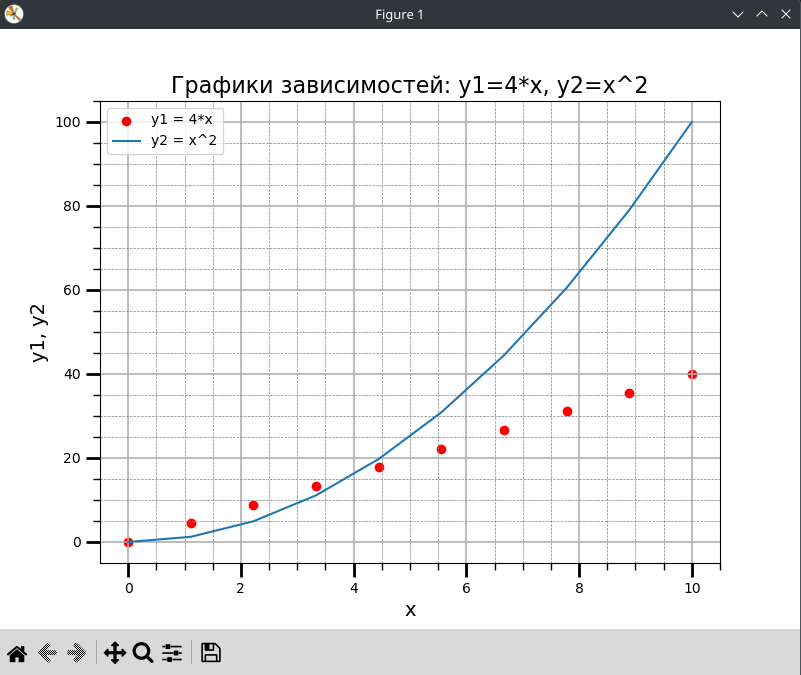

Reproduce this figure in Python.
import matplotlib.pyplot as plt
from matplotlib.ticker import (MultipleLocator, FormatStrFormatter,
AutoMinorLocator)
import numpy as np
x = np.linspace(0, 10, 10)
y1 = 4*x
y2 = [i**2 for i in x]
fig, ax = plt.subplots(figsize=(8, 6))
ax.set_title('Графики зависимостей: y1=4*x, y2=x^2', fontsize=16)
ax.set_xlabel('x', fontsize=14)
ax.set_ylabel('y1, y2', fontsize=14)
ax.grid(which='major', linewidth=1.2)
ax.grid(which='minor', linestyle='--', color='gray', linewidth=0.5)
17
ax.scatter(x, y1, c='red', label='y1 = 4*x')
ax.plot(x, y2, label='y2 = x^2')
ax.legend()
ax.xaxis.set_minor_locator(AutoMinorLocator())
ax.yaxis.set_minor_locator(AutoMinorLocator())
ax.tick_params(which='major', length=10, width=2)
ax.tick_params(which='minor', length=5, width=1)
plt.show()
